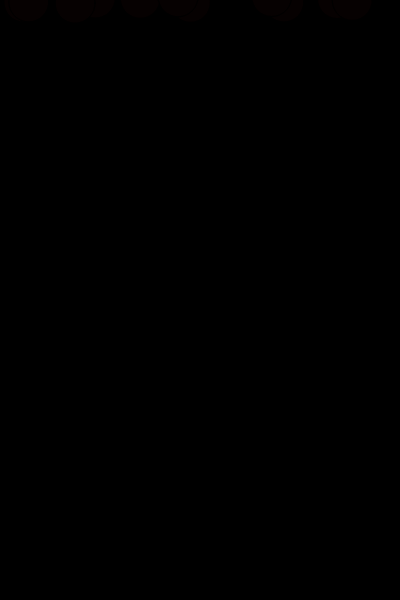
Frame 1 (no input)
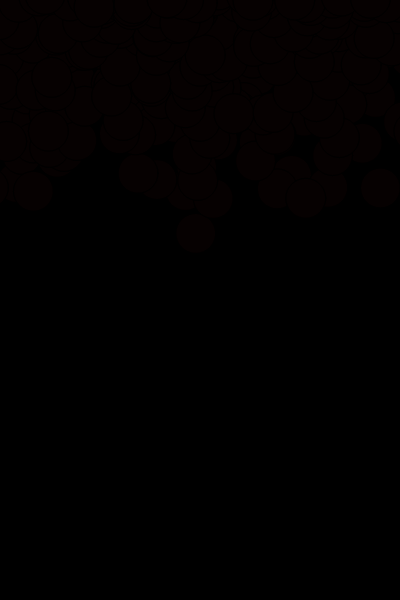
Frame 60 (no input)
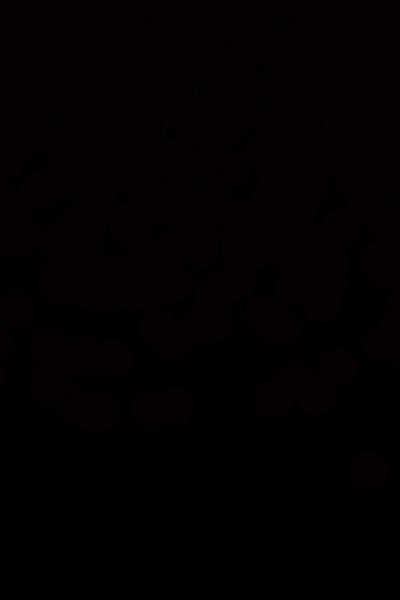
Frame 120 (the mouse pressed at the canvas centre since frame 60)

The p5.js sketch that drew these frames (run headless with seeded random() and noise() and a simulated clock; from frame 60 on, the mouse is pressed at the canvas centre):

// p5.js sketch
// ── sketch.js
let particles = []


function setup() {
  
  createCanvas(400, 600);
  particles.push(new Particle(random(width),0))
}

function draw() {
  background(0);

  for(let i = 0; i<10 ;i++){
    particles.push(new Particle(random(width),0))
  }
  
  particles.forEach((p,i)=>{
    p.move()
    p.display()
  })
}

// ── particle2.js
class Particle{
  constructor(_x,_y){
    this.pos = createVector(_x,_y)
    this.vel= createVector(random(-3,3),random(-4,4))
    
    this.radius = 20
    this.clr =color(TWO_PI,0.9,0.9)
    
  }
  move(){
    this.vel.add(this.acc)
    this.pos.add(this.vel)
   
  }
  
  applyForce(_force){
    this.acc.add(_force)
  }
  
 
  
  display(){
    fill(this. clr)
    circle(this.pos.x,this.pos.y,this.radius*2)
  }
}
